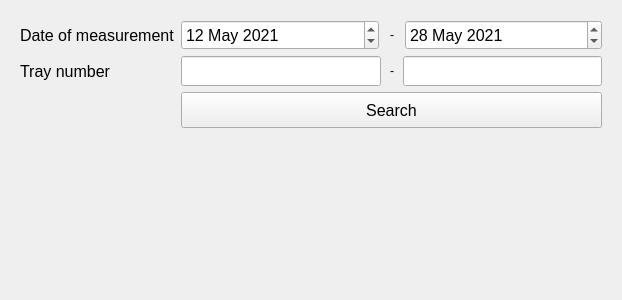
<?xml version="1.0" encoding="UTF-8"?>
<ui version="4.0">
 <class>MeasurementResultsWidget</class>
 <widget class="QWidget" name="MeasurementResultsWidget">
  <property name="geometry">
   <rect>
    <x>0</x>
    <y>0</y>
    <width>622</width>
    <height>300</height>
   </rect>
  </property>
  <property name="sizePolicy">
   <sizepolicy hsizetype="MinimumExpanding" vsizetype="Preferred">
    <horstretch>0</horstretch>
    <verstretch>0</verstretch>
   </sizepolicy>
  </property>
  <property name="minimumSize">
   <size>
    <width>0</width>
    <height>300</height>
   </size>
  </property>
  <property name="windowTitle">
   <string>测量结果检索</string>
  </property>
  <property name="styleSheet">
   <string notr="true"/>
  </property>
  <layout class="QGridLayout" name="gridLayout">
   <item row="0" column="0">
    <widget class="QWidget" name="widget" native="true">
     <property name="minimumSize">
      <size>
       <width>600</width>
       <height>0</height>
      </size>
     </property>
     <layout class="QFormLayout" name="formLayout">
      <item row="3" column="0">
       <widget class="QLabel" name="label_9">
        <property name="font">
         <font>
          <pointsize>12</pointsize>
         </font>
        </property>
        <property name="text">
         <string>Date of measurement</string>
        </property>
       </widget>
      </item>
      <item row="3" column="1">
       <layout class="QHBoxLayout" name="horizontalLayout">
        <item>
         <widget class="QDateEdit" name="beginDate">
          <property name="minimumSize">
           <size>
            <width>0</width>
            <height>30</height>
           </size>
          </property>
          <property name="font">
           <font>
            <pointsize>12</pointsize>
           </font>
          </property>
          <property name="date">
           <date>
            <year>2021</year>
            <month>5</month>
            <day>12</day>
           </date>
          </property>
         </widget>
        </item>
        <item>
         <widget class="QLabel" name="label">
          <property name="maximumSize">
           <size>
            <width>14</width>
            <height>16777215</height>
           </size>
          </property>
          <property name="text">
           <string>-</string>
          </property>
          <property name="alignment">
           <set>Qt::AlignCenter</set>
          </property>
         </widget>
        </item>
        <item>
         <widget class="QDateEdit" name="endDate">
          <property name="minimumSize">
           <size>
            <width>0</width>
            <height>30</height>
           </size>
          </property>
          <property name="font">
           <font>
            <pointsize>12</pointsize>
           </font>
          </property>
          <property name="date">
           <date>
            <year>2021</year>
            <month>5</month>
            <day>28</day>
           </date>
          </property>
         </widget>
        </item>
       </layout>
      </item>
      <item row="4" column="0">
       <widget class="QLabel" name="label_12">
        <property name="font">
         <font>
          <pointsize>12</pointsize>
         </font>
        </property>
        <property name="text">
         <string>Tray number</string>
        </property>
       </widget>
      </item>
      <item row="4" column="1">
       <layout class="QHBoxLayout" name="horizontalLayout_6">
        <property name="spacing">
         <number>9</number>
        </property>
        <item>
         <widget class="QLineEdit" name="trayStart">
          <property name="minimumSize">
           <size>
            <width>0</width>
            <height>30</height>
           </size>
          </property>
          <property name="font">
           <font>
            <pointsize>12</pointsize>
           </font>
          </property>
         </widget>
        </item>
        <item>
         <widget class="QLabel" name="label_13">
          <property name="maximumSize">
           <size>
            <width>14</width>
            <height>16777215</height>
           </size>
          </property>
          <property name="text">
           <string>-</string>
          </property>
         </widget>
        </item>
        <item>
         <widget class="QLineEdit" name="trayEnd">
          <property name="minimumSize">
           <size>
            <width>0</width>
            <height>30</height>
           </size>
          </property>
          <property name="font">
           <font>
            <pointsize>12</pointsize>
           </font>
          </property>
         </widget>
        </item>
       </layout>
      </item>
      <item row="6" column="0">
       <spacer name="horizontalSpacer_3">
        <property name="orientation">
         <enum>Qt::Horizontal</enum>
        </property>
        <property name="sizeHint" stdset="0">
         <size>
          <width>40</width>
          <height>20</height>
         </size>
        </property>
       </spacer>
      </item>
      <item row="6" column="1">
       <widget class="QPushButton" name="search">
        <property name="minimumSize">
         <size>
          <width>0</width>
          <height>36</height>
         </size>
        </property>
        <property name="font">
         <font>
          <pointsize>12</pointsize>
         </font>
        </property>
        <property name="text">
         <string>Search</string>
        </property>
       </widget>
      </item>
     </layout>
    </widget>
   </item>
  </layout>
 </widget>
 <resources/>
 <connections/>
</ui>
